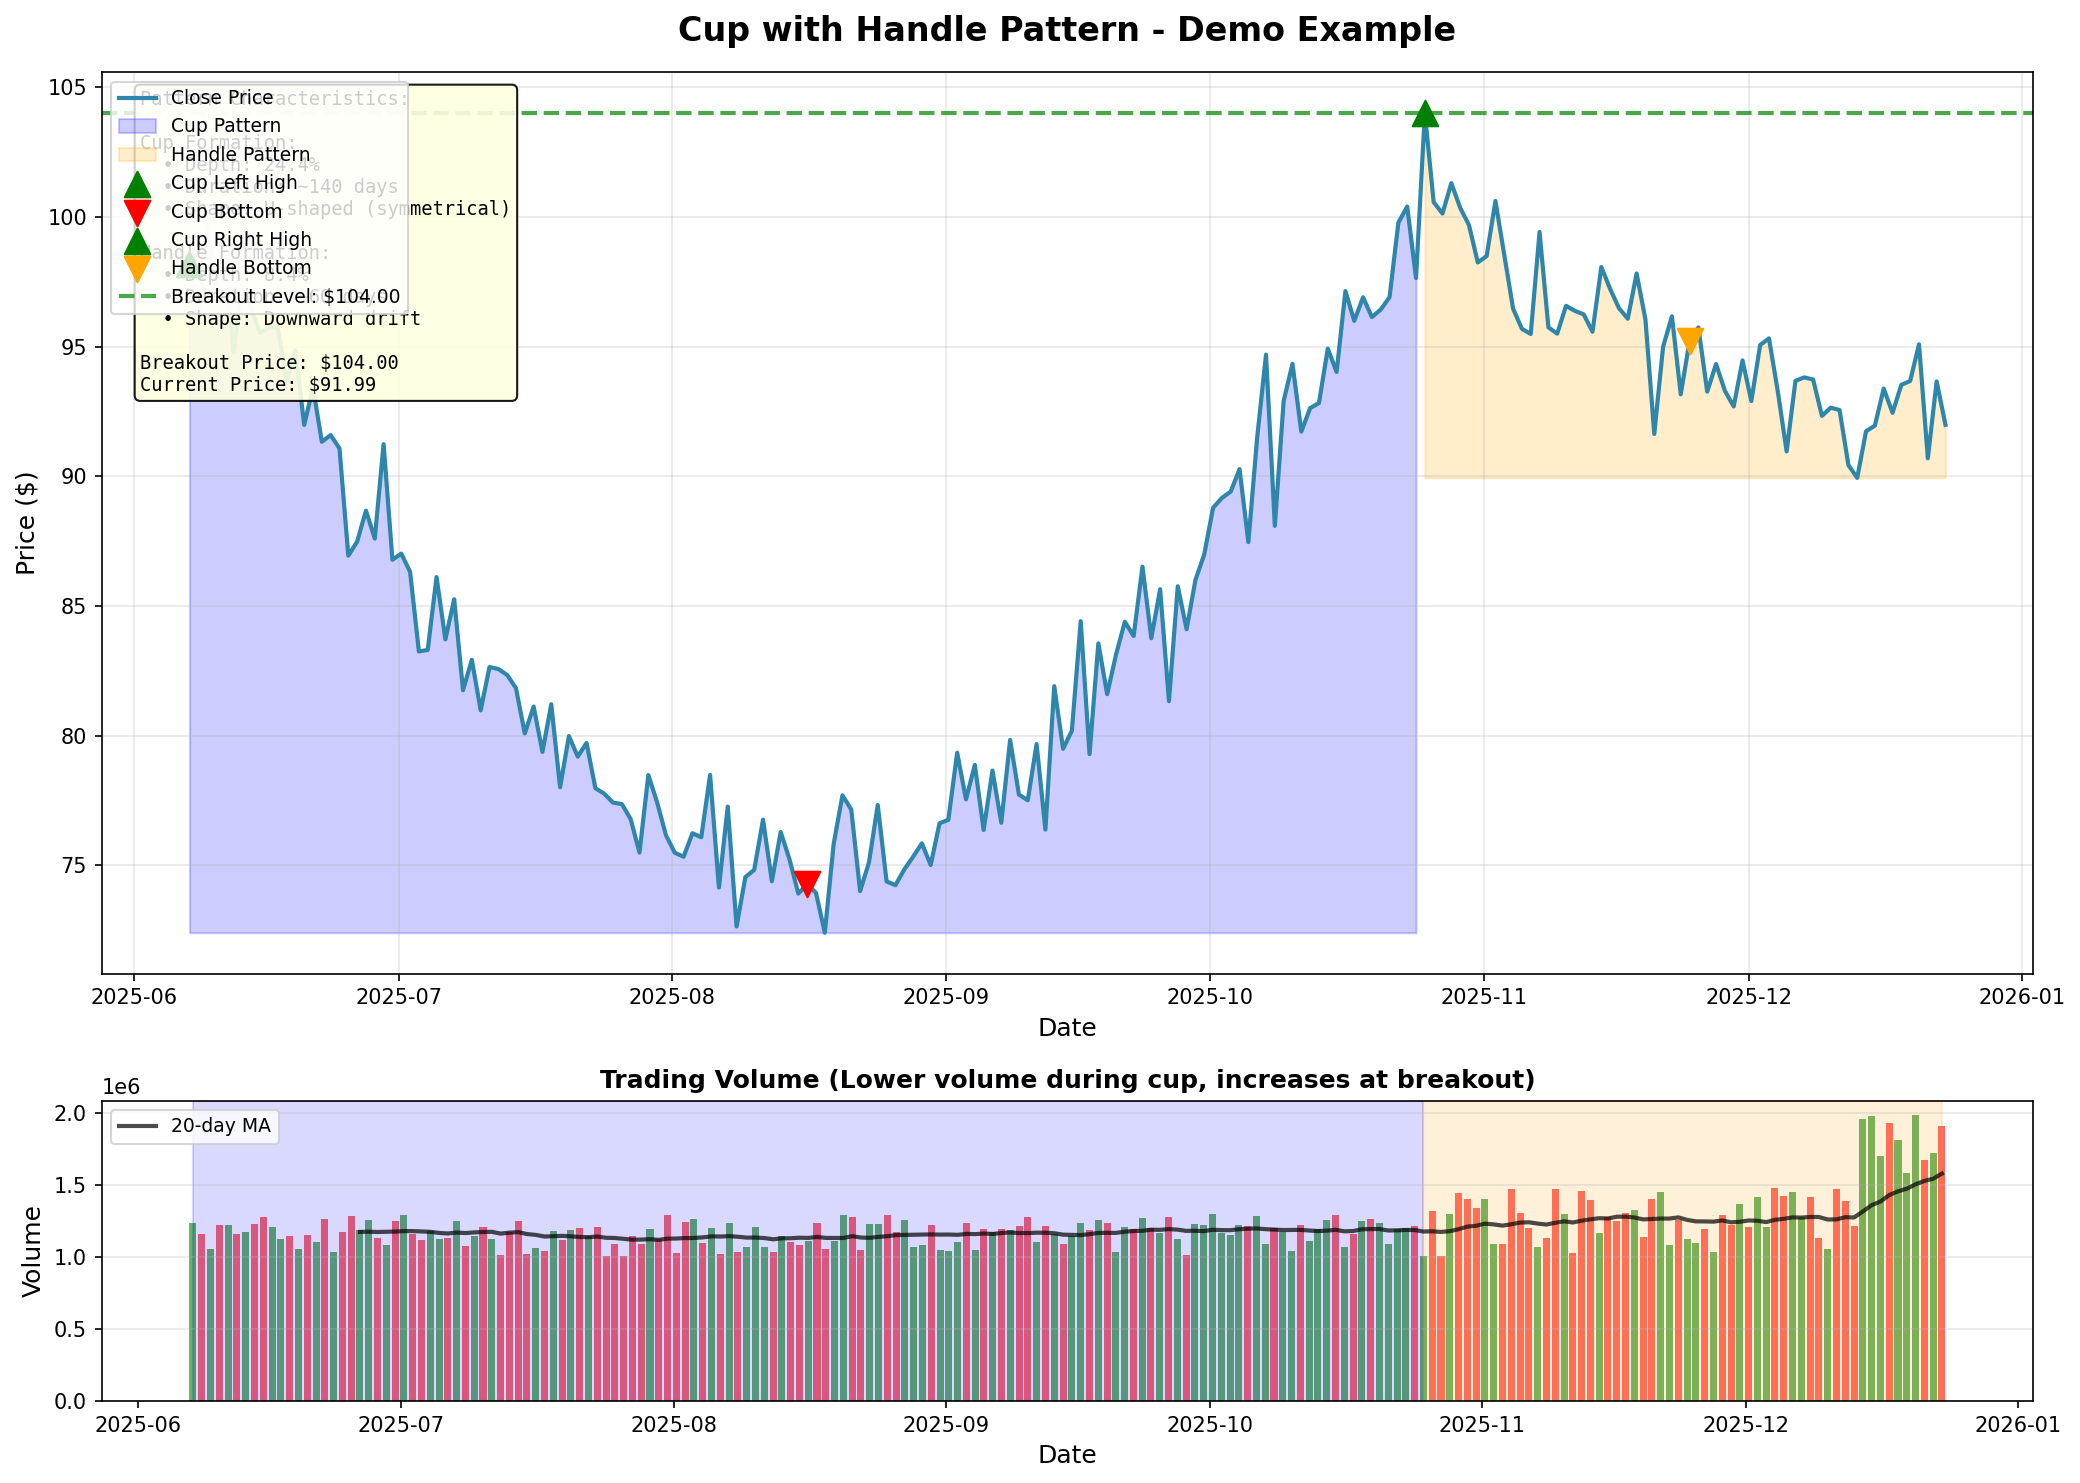

This figure's Python source:
#!/usr/bin/env python3
"""
カップウィズハンドル検出器 - デモ版

このスクリプトは、yfinanceをインストールせずに実行できるデモ版です。
サンプルデータを使用してパターン検出のアルゴリズムを実演します。
"""

import numpy as np
import matplotlib.pyplot as plt
from datetime import datetime, timedelta
import pandas as pd


def generate_cup_handle_pattern(days=200, noise=0.02):
    """
    カップウィズハンドルパターンのサンプルデータを生成

    パラメータ:
        days: データポイント数
        noise: ノイズの大きさ

    戻り値:
        pandas.DataFrame: 生成された株価データ
    """
    # 日付を生成
    start_date = datetime.now() - timedelta(days=days)
    dates = pd.date_range(start=start_date, periods=days, freq='D')

    # ベース価格
    base_price = 100

    # カップパターンを生成
    cup_duration = int(days * 0.7)  # カップは全体の70%
    handle_duration = days - cup_duration  # 残りはハンドル

    # カップ部分（U字型）
    t_cup = np.linspace(0, np.pi, cup_duration)
    cup_pattern = base_price * (1 - 0.25 * np.sin(t_cup))  # 25%の下落

    # ハンドル部分（小さな下落）
    t_handle = np.linspace(0, np.pi/2, handle_duration)
    handle_pattern = cup_pattern[-1] * (1 - 0.08 * np.sin(t_handle))  # 8%の下落

    # 結合
    prices = np.concatenate([cup_pattern, handle_pattern])

    # ノイズを追加
    prices += np.random.normal(0, base_price * noise, days)

    # 出来高を生成（カップ形成中は低く、ハンドル終盤で増加）
    volume_base = 1000000
    volume = np.concatenate([
        volume_base * (1 + 0.3 * np.random.random(cup_duration)),
        volume_base * (1 + 0.5 * np.random.random(handle_duration - 10)),
        volume_base * (1.5 + 0.5 * np.random.random(10))  # 最後の10日は出来高増加
    ])

    # DataFrameを作成
    df = pd.DataFrame({
        'Close': prices,
        'High': prices * (1 + np.random.uniform(0, 0.02, days)),
        'Low': prices * (1 - np.random.uniform(0, 0.02, days)),
        'Open': np.roll(prices, 1),
        'Volume': volume
    }, index=dates)

    df['Open'][0] = prices[0]

    return df


def visualize_cup_handle_demo():
    """カップウィズハンドルパターンのデモを可視化"""

    # サンプルデータを生成
    df = generate_cup_handle_pattern(days=200, noise=0.015)

    # プロットの作成
    fig, (ax1, ax2) = plt.subplots(2, 1, figsize=(14, 10),
                                    gridspec_kw={'height_ratios': [3, 1]})

    # 価格チャート
    ax1.plot(df.index, df['Close'], linewidth=2, color='#2E86AB', label='Close Price')

    # カップとハンドルの範囲を強調
    cup_end_idx = int(len(df) * 0.7)

    # カップ領域
    ax1.fill_between(df.index[:cup_end_idx],
                     df['Close'][:cup_end_idx].min(),
                     df['Close'][:cup_end_idx],
                     alpha=0.2, color='blue', label='Cup Pattern')

    # ハンドル領域
    ax1.fill_between(df.index[cup_end_idx:],
                     df['Close'][cup_end_idx:].min(),
                     df['Close'][cup_end_idx:],
                     alpha=0.2, color='orange', label='Handle Pattern')

    # 重要なポイントをマーク
    left_high_idx = 0
    bottom_idx = int(len(df) * 0.35)  # カップの底
    right_high_idx = cup_end_idx
    handle_bottom_idx = int(len(df) * 0.85)

    ax1.scatter(df.index[left_high_idx], df['Close'].iloc[left_high_idx],
               color='green', s=150, zorder=5, marker='^', label='Cup Left High')
    ax1.scatter(df.index[bottom_idx], df['Close'].iloc[bottom_idx],
               color='red', s=150, zorder=5, marker='v', label='Cup Bottom')
    ax1.scatter(df.index[right_high_idx], df['Close'].iloc[right_high_idx],
               color='green', s=150, zorder=5, marker='^', label='Cup Right High')
    ax1.scatter(df.index[handle_bottom_idx], df['Close'].iloc[handle_bottom_idx],
               color='orange', s=150, zorder=5, marker='v', label='Handle Bottom')

    # ブレイクアウトラインを追加
    breakout_price = df['Close'].iloc[right_high_idx]
    ax1.axhline(y=breakout_price, color='green', linestyle='--',
               linewidth=2, alpha=0.7, label=f'Breakout Level: ${breakout_price:.2f}')

    ax1.set_xlabel('Date', fontsize=12)
    ax1.set_ylabel('Price ($)', fontsize=12)
    ax1.set_title('Cup with Handle Pattern - Demo Example',
                 fontsize=16, fontweight='bold', pad=15)
    ax1.legend(loc='upper left', fontsize=9)
    ax1.grid(True, alpha=0.3)

    # パターン情報を追加
    cup_depth = (df['Close'].iloc[left_high_idx] - df['Close'].iloc[bottom_idx]) / df['Close'].iloc[left_high_idx]
    handle_depth = (df['Close'].iloc[right_high_idx] - df['Close'].iloc[handle_bottom_idx]) / df['Close'].iloc[right_high_idx]

    info_text = f"""
Pattern Characteristics:

Cup Formation:
  • Depth: {cup_depth*100:.1f}%
  • Duration: ~{cup_end_idx} days
  • Shape: U-shaped (symmetrical)

Handle Formation:
  • Depth: {handle_depth*100:.1f}%
  • Duration: ~{len(df) - cup_end_idx} days
  • Shape: Downward drift

Breakout Price: ${breakout_price:.2f}
Current Price: ${df['Close'].iloc[-1]:.2f}
    """.strip()

    ax1.text(0.02, 0.98, info_text, transform=ax1.transAxes,
            fontsize=9, verticalalignment='top',
            bbox=dict(boxstyle='round', facecolor='lightyellow', alpha=0.9),
            family='monospace')

    # 出来高チャート
    colors = ['red' if df['Close'].iloc[i] < df['Open'].iloc[i] else 'green'
              for i in range(len(df))]
    ax2.bar(df.index, df['Volume'], color=colors, alpha=0.6)

    # カップとハンドルの範囲を強調
    ax2.axvspan(df.index[0], df.index[cup_end_idx], alpha=0.15, color='blue')
    ax2.axvspan(df.index[cup_end_idx], df.index[-1], alpha=0.15, color='orange')

    ax2.set_xlabel('Date', fontsize=12)
    ax2.set_ylabel('Volume', fontsize=12)
    ax2.set_title('Trading Volume (Lower volume during cup, increases at breakout)',
                 fontsize=12, fontweight='bold')
    ax2.grid(True, alpha=0.3, axis='y')

    # 出来高のトレンドを表示
    window = 20
    volume_ma = df['Volume'].rolling(window=window).mean()
    ax2.plot(df.index, volume_ma, color='black', linewidth=2,
            label=f'{window}-day MA', alpha=0.7)
    ax2.legend(loc='upper left', fontsize=9)

    plt.tight_layout()

    # 保存
    save_path = '/home/user/ClaudeCode/cup_handle_demo.png'
    plt.savefig(save_path, dpi=150, bbox_inches='tight')
    print(f"\n✓ デモチャートを保存しました: {save_path}")

    plt.close()


def print_pattern_explanation():
    """カップウィズハンドルパターンの説明を表示"""

    print("=" * 80)
    print("カップウィズハンドル（Cup with Handle）パターン 解説")
    print("=" * 80)

    print("\n【パターンの概要】")
    print("-" * 80)
    print("""
カップウィズハンドルは、強気の継続パターンで、上昇トレンド中の一時的な
調整後、再び上昇する際に形成されます。伝説的なトレーダー、ウィリアム・
オニールによって広められました。
    """.strip())

    print("\n【パターンの構成】")
    print("-" * 80)
    print("""
1. カップ部分（Cup）
   ├─ U字型またはV字型の価格調整
   ├─ 理想的な深さ: 12-33%（深すぎると弱気）
   ├─ 期間: 7週間〜1年（通常3-6ヶ月）
   └─ 左右の高値がほぼ同水準

2. ハンドル部分（Handle）
   ├─ カップ右端からの小さな下落
   ├─ 理想的な深さ: 5-15%（カップより浅い）
   ├─ 期間: 1-4週間
   └─ 通常は下向きまたは横ばいトレンド

3. ブレイクアウト
   ├─ ハンドル上限を価格が突破
   ├─ 出来高の増加を伴う（重要！）
   └─ 買いシグナルとなる
    """.strip())

    print("\n【パターンの心理】")
    print("-" * 80)
    print("""
• カップ形成: 利益確定売りや市場調整による価格下落、その後の回復
• ハンドル形成: 最後の弱気筋の売り、強い投資家による買い増し
• ブレイクアウト: 抵抗線突破、新たな買いの波が始まる
    """.strip())

    print("\n【成功のポイント】")
    print("-" * 80)
    print("""
✓ カップは深すぎない（12-33%が理想、50%超は要注意）
✓ ハンドルはカップより浅い（通常1/3以下）
✓ 出来高パターン: カップ形成中は減少、ブレイクアウト時は急増
✓ 全体の市場環境が上昇トレンドであること
✓ 強いファンダメンタルズ（収益成長、新製品など）
    """.strip())

    print("\n【取引戦略】")
    print("-" * 80)
    print("""
• エントリー: ハンドル上限のブレイクアウト + 出来高増加
• ストップロス: ハンドルの底値の少し下
• 利益目標: カップの深さと同じだけ上昇すると予想
  （例: カップが20%なら、ブレイクアウトから20%上昇）
    """.strip())

    print("\n【著名な成功例】")
    print("-" * 80)
    print("""
• Apple (AAPL): 2003-2004年
• Amazon (AMZN): 2005-2006年
• Netflix (NFLX): 2009-2010年
• Tesla (TSLA): 2019-2020年
    """.strip())

    print("\n" + "=" * 80)


def main():
    """メイン関数"""

    print("\n")
    print("╔" + "═" * 78 + "╗")
    print("║" + " " * 18 + "カップウィズハンドル検出器 - デモ版" + " " * 22 + "║")
    print("╚" + "═" * 78 + "╝")

    # パターンの説明を表示
    print_pattern_explanation()

    # デモチャートを生成
    print("\n" + "=" * 80)
    print("デモチャートを生成しています...")
    print("=" * 80)

    visualize_cup_handle_demo()

    print("\n" + "=" * 80)
    print("使い方")
    print("=" * 80)
    print("""
実際の株価データで分析するには:

1. 必要なパッケージをインストール:
   $ pip install -r requirements.txt

2. メインスクリプトを実行:
   $ python cup_handle_detector.py

3. または、Pythonスクリプトとして使用:
   >>> from cup_handle_detector import CupHandleDetector
   >>> detector = CupHandleDetector()
   >>> result = detector.detect_pattern('AAPL', period='2y')
   >>> detector.visualize_pattern(result, 'aapl_pattern.png')

詳細はREADME_CUP_HANDLE.mdを参照してください。
    """.strip())

    print("\n" + "=" * 80)
    print("✓ デモ完了!")
    print("=" * 80 + "\n")


if __name__ == '__main__':
    main()
